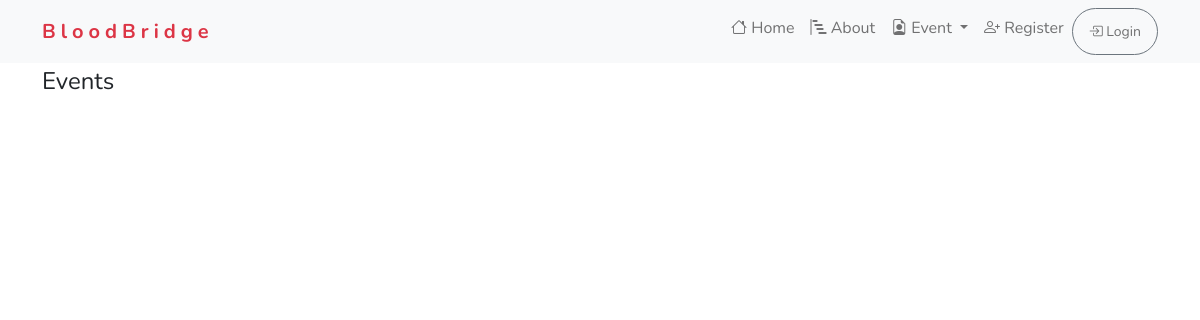
/events/, run on an earlier commit of the app's database.
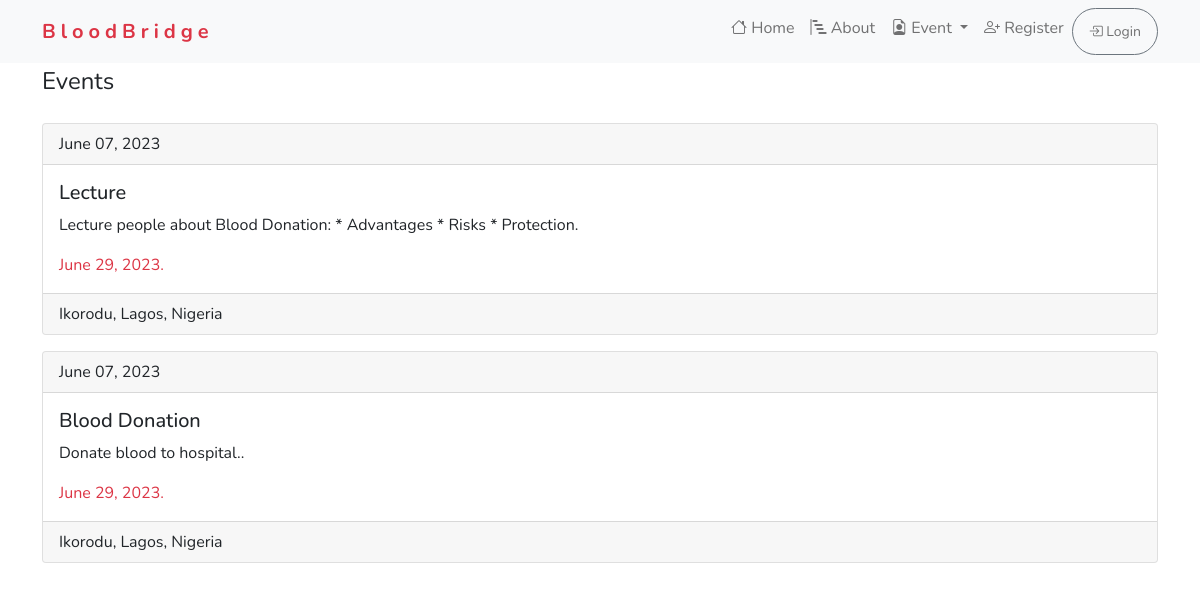
And on a later commit of the database.
### event/models.py (models this page shows, shortened)
class Event(models.Model):
    title = models.CharField(max_length=120)
    description = models.TextField(max_length=2000)
    location = models.CharField(max_length=100)
    event_date = models.DateField('Date of the event')
    created_date = models.DateTimeField(default=timezone.now)

### event/views.py (the view)
# urls.py: path("events/", EventsList.as_view(), name="events-list"),
class EventsList(ListView):
    model = Event
    context_object_name = 'event'
    ordering = ['-created_date']
    paginate_by = 3

### event/templates/event/event_list.html (shortened to what this page needs)
{%extends 'donate/base.html'%}
{% block content%}
    <div class="container">
        <fieldset>
                <legend>Events</legend>
        </fieldset>
    {%for e in event%}
        <div class="card mt-3">
            <div class="card-header">
              {{e.created_date | date:"F d, Y"}}
            </div>
            <div class="card-body">
              <h5 class="card-title">{{e.title}}</h5>
              <p class="card-text">{{e.description}}.</p>
              <p class="card-text text-danger">{{e.event_date}}.</p>
            </div>
            <div class="card-footer">
                {{e.location}}
            </div>
        </div>
    {% endfor %}
    </div>
{%endblock content%}

### donate/templates/donate/base.html (shortened to what this page needs)
{%load static%}
<!DOCTYPE html>
<html lang="en">
<head>
    <link rel="stylesheet" href="https://cdn.jsdelivr.net/npm/bootstrap-icons@1.8.1/font/bootstrap-icons.css">
    <link href="https://cdn.jsdelivr.net/npm/bootstrap@5.0.2/dist/css/bootstrap.min.css" rel="stylesheet">
    <link href="{% static 'donate/styles.css' %}" rel="stylesheet">
</head>
<body>
    <header class="header">
        <nav class="navbar navbar-expand-lg navbar-light bg-light">
            <div class="container">
              <a class="navbar-brand text-danger text-bold" href="{%url "home"%}" style="font-weight: bold; letter-spacing: 5px;">BloodBridge</a>
              <div class="collapse navbar-collapse" id="navbarNavAltMarkup">
                <div class="navbar-nav pr-3 ms-auto">
                  <a class="nav-link" href="{%url 'home'%}">
                    <i class="bi bi-house"></i> Home</a>
                  <a class="nav-link" href="">
                    <i class="bi bi-bar-chart-steps"></i> About</a>
                    <li class="nav-item dropdown">
                      <a class="nav-link dropdown-toggle" href="#" id="navbarDropdownMenuLink" role="button" data-bs-toggle="dropdown" aria-expanded="false">
                        <i class="bi bi-file-earmark-person"></i> Event
                      </a>
                    </li>
                  {% if user.is_authenticated %}
                  <li class="nav-item dropdown">
                    <a class="nav-link dropdown-toggle" href="#" id="navbarDropdownMenuLink" role="button" data-bs-toggle="dropdown" aria-expanded="false">
                      <i class="bi bi-file-earmark-person"></i> Appointment
                    </a>
                    <ul class="dropdown-menu" aria-labelledby="navbarDropdownMenuLink">
                      <li><a class="dropdown-item" href="{%url 'appointment'%}">create Appointment</a></li>
                      <li><a class="dropdown-item" href="#">View appointment</a></li>
                    </ul>
                  </li>
                  <button class="btn btn-outline-danger btn-sm rounded-pill">
                    <a class="nav-link" href="{%url 'logout'%}">
                      <i class="bi bi-box-arrow-left text-danger"></i><span class="text-danger"> Logout</span></a>
                  </button>
                  {% else %}
                  <a class="nav-link" href="{%url 'register'%}">
                    <i class="bi bi-person-plus"></i> Register</a>
                  <button class="btn btn-sm btn-outline-secondary rounded-pill">
                    <a class="nav-link" href="{%url 'login'%}">
                      <i class="bi bi-box-arrow-in-right"></i> Login</a>
                  </button>
                  {%endif%}
                </div>
              </div>
            </div>
          </nav>
    </header>
    {%block content%}
    {%endblock%}
</body>
</html>

### donate/static/donate/styles.css (style rules this page uses)
* { font-family: 'Nunito', sans-serif; }
.header nav { background-color: rgb(182, 68, 68); }

What changed in the data, as far as the page shows it:
added Event: created_date "June 07, 2023", title "Lecture", description "Lecture people about Blood Donation: * Advantages * Risks * Protection", event_date "June 29, 2023", location "Ikorodu, Lagos, Nigeria"
added Event: created_date "June 07, 2023", title "Blood Donation", description "Donate blood to hospital.", event_date "June 29, 2023", location "Ikorodu, Lagos, Nigeria"
